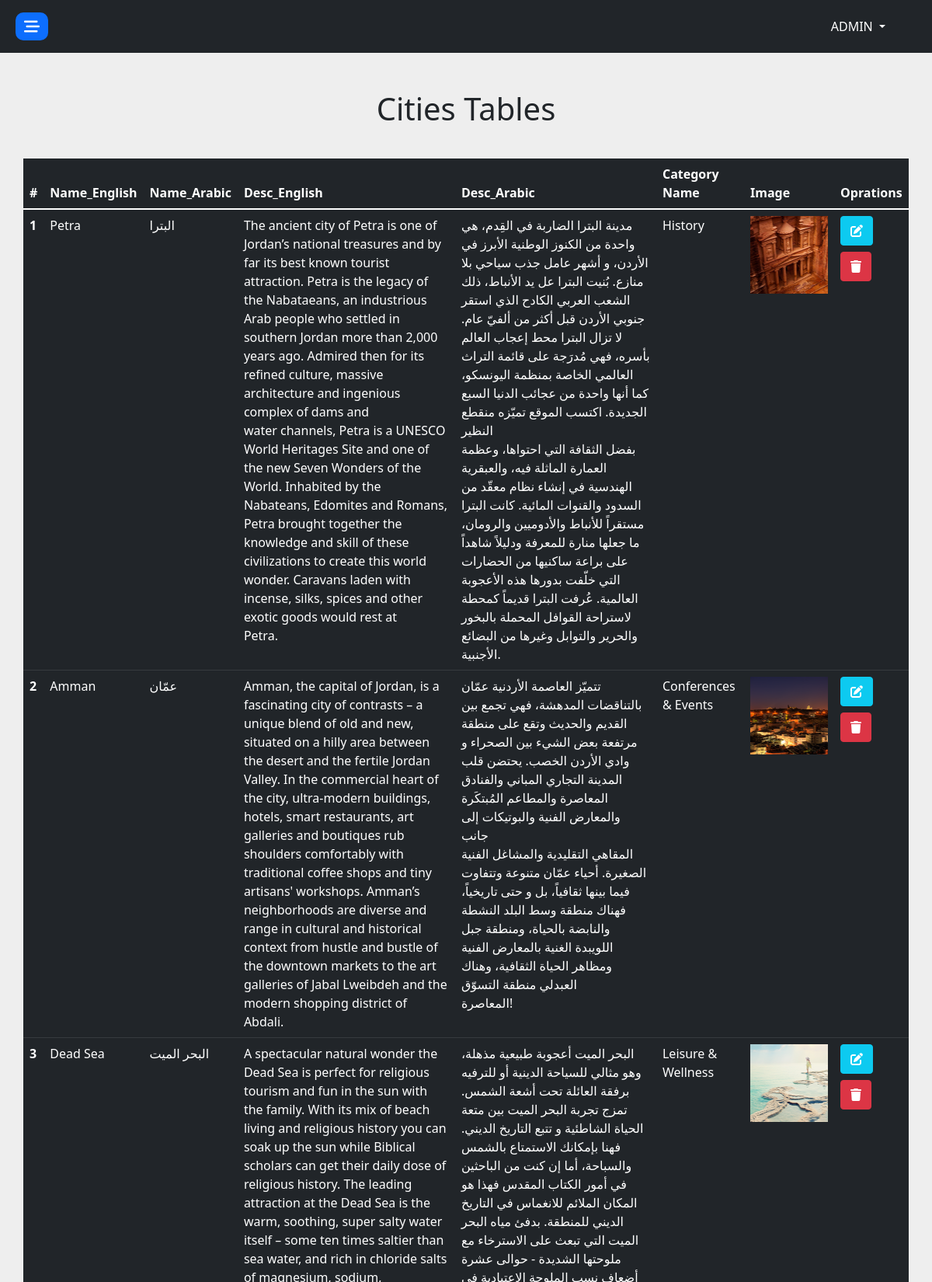
Page /admin/Home.php?page=cities (signed in, upper part) on the committed database.
### tables this page shows
CREATE TABLE `cities` (
  `id` int(11) NOT NULL,
  `name_en` varchar(255) NOT NULL,
  `name_ar` varchar(255) NOT NULL,
  `desc_en` text NOT NULL,
  `desc_ar` text NOT NULL,
  `image` varchar(255) NOT NULL,
  `cat_id` int(11) NOT NULL
);

CREATE TABLE `categorys` (
  `id` int(11) NOT NULL,
  `name_en` varchar(255) NOT NULL,
  `name_ar` varchar(255) NOT NULL,
  `desc_en` text NOT NULL,
  `desc_ar` text NOT NULL,
  `image` varchar(255) NOT NULL
);

### admin/pages/cities/index.php (the view, shortened to what this page needs)
<?php
     $con = DataBaseQuery::conDataBase();
     $sql = "SELECT cities.*, categorys.name_en AS 'category_name' FROM `cities` INNER JOIN `categorys` ON cities.cat_id = categorys.id";
     $stmt = $con->prepare($sql);
     $stmt->execute();
     $cities = $stmt->fetchAll();
?>
    <div class="row">
        <div class="col d-flex justify-content-center align-items-center">
            <h1>Cities Tables</h1>
        </div>
    </div>
<div class="row py-3"></div>
    <div class="row overflow-auto">
        <table class="table table-borderd table-dark">
            <thead>
                <tr>
                    <th scope="col">#</th>
                    <th scope="col">Name_English</th>
                    <th scope="col">Name_Arabic</th>
                    <th scope="col">Desc_English</th>
                    <th scope="col">Desc_Arabic</th>
                    <th scope="col">Category Name</th>
                    <th scope="col">Image</th>
                    <th scope="col">Oprations</th>
                </tr>
            </thead>
            <tbody>
                <?php if(!empty($cities)){ $i = 1; foreach($cities as $city){
                    echo "<tr>
                            <th scope='row'>".$i++."</th>
                            <td>".$city['name_en']."</td>
                            <td>".$city['name_ar']."</td>
                            <td>".wordwrap($city['desc_en'],strlen($city['desc_en'])/2,'<br>',true)."</td>
                            <td>".wordwrap($city['desc_ar'],strlen($city['desc_ar'])/2,'<br>',true)."</td>
                            <td>".$city['category_name']."</td>
                            <td><img style='width: 100px;height: 100px; object-fit:cover' src='Layout/images/upload/".$city['image']."'/></td>
                            <td class=''>
                                <a href='?page=cities&edit=".$city['id']."' class='btn btn-info'><i class='fa-solid fa-edit text-white'></i></a>
                                <a href='?page=cities&delete=".$city['id']."' class='btn btn-danger mt-2'><i class='fa-solid fa-trash text-white'></i></a>
                            </td>
                        </tr>";
                }}else{ echo "<tr> <td colspan='8' class='text-center'> <h3>No Cities Found</h3></td> </tr>";} ?>
            </tbody>
        </table>
    </div>

### admin/Layout/css/Home.css (style rules this page uses)
:root { --main-color: #212529; --main-font: "Roboto", sans-serif; --sec-font: 'Noto Kufi Arabic', sans-serif; }
body { background-color:#eee; position: relative; transition: all 0.5s ease-in-out; }
html { font-size: 100%; overflow-x: hidden; }
a { text-decoration: none; }

### rows in the picture
cities: name_en "Petra", name_ar "البترا", desc_en "The ancient city of Petra is one of Jordan’s national treasures and by far its best known tourist attraction. Petra is the legacy of the Nabataeans, an industrious Arab people who settled in southern Jordan more than 2,000 years ago. Admired then for its refined culture, massive architecture and ingenious complex of dams and water channels, Petra is a UNESCO World Heritages Site and one of the new Seven Wonders of the World. Inhabited by the Nabateans, Edomites and Romans, Petra brought together the knowledge and skill of these civilizations to create this world wonder. Caravans laden with incense, silks, spices and other exotic goods would rest at Petra.", desc_ar "مدينة البترا الضاربة في القِدم، هي واحدة من الكنوز الوطنية الأبرز في الأردن، و أشهر عامل جذب سياحي بلا منازع. بُنيت البترا عل يد الأنباط، ذلك الشعب العربي الكادح الذي استقر جنوبي الأردن قبل أكثر من ألفيّ عام. لا تزال البترا محط إعجاب العالم بأسره، فهي مُدرَجة على قائمة التراث العالمي الخاصة بمنظمة اليونسكو، كما أنها واحدة من عجائب الدنيا السبع الجديدة. اكتسب الموقع تميّزه منقطع النظير بفضل الثقافة التي احتواها، وعظمة العمارة الماثلة فيه، والعبقرية الهندسية في إنشاء نظام معقّد من السدود والقنوات المائية. كانت البترا مستقراً للأنباط والأدوميين والرومان، ما جعلها منارة للمعرفة ودليلاً شاهداً على براعة ساكنيها من الحضارات التي خلّفت بدورها هذه الأعجوبة العالمية. عُرفت البترا قديماً كمحطة…", cat.name_en "History", image (picture)
cities: name_en "Amman", name_ar "عمّان", desc_en "Amman, the capital of Jordan, is a fascinating city of contrasts – a unique blend of old and new, situated on a hilly area between the desert and the fertile Jordan Valley. In the commercial heart of the city, ultra-modern buildings, hotels, smart restaurants, art galleries and boutiques rub shoulders comfortably with traditional coffee shops and tiny artisans' workshops. Amman’s neighborhoods are diverse and range in cultural and historical context from hustle and bustle of the downtown markets to the art galleries of Jabal Lweibdeh and the modern shopping district of Abdali.", desc_ar "تتميّز العاصمة الأردنية عمّان بالتناقضات المدهشة، فهي تجمع بين القديم والحديث وتقع على منطقة مرتفعة بعض الشيء بين الصحراء و وادي الأردن الخصب. يحتضن قلب المدينة التجاري المباني والفنادق المعاصرة والمطاعم المُبتكَرة والمعارض الفنية والبوتيكات إلى جانب المقاهي التقليدية والمشاغل الفنية الصغيرة. أحياء عمّان متنوعة وتتفاوت فيما بينها ثقافياً، بل و حتى تاريخياً، فهناك منطقة وسط البلد النشطة والنابضة بالحياة، ومنطقة جبل اللويبدة الغنية بالمعارض الفنية ومظاهر الحياة الثقافية، وهناك العبدلي منطقة التسوّق المعاصرة!", cat.name_en "Conferences & Events", image (picture)
cities: name_en "Dead Sea", name_ar "البحر الميت", cat.name_en "Leisure & Wellness", image (picture)

### other values in the picture
$_SESSION['admin_name'] "ADMIN"
